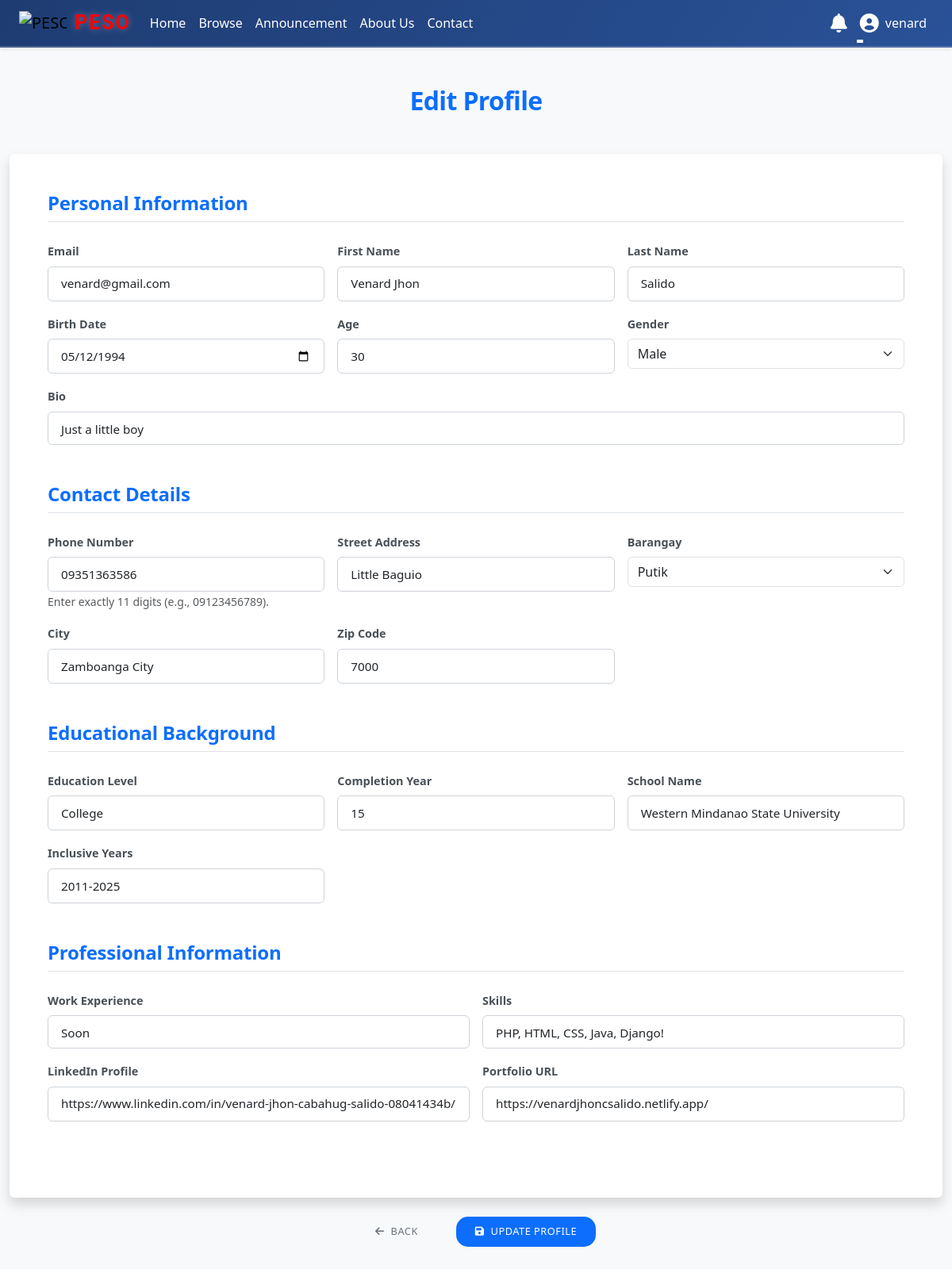
The app's page /employers/edit_profile.php (signed in), older data.
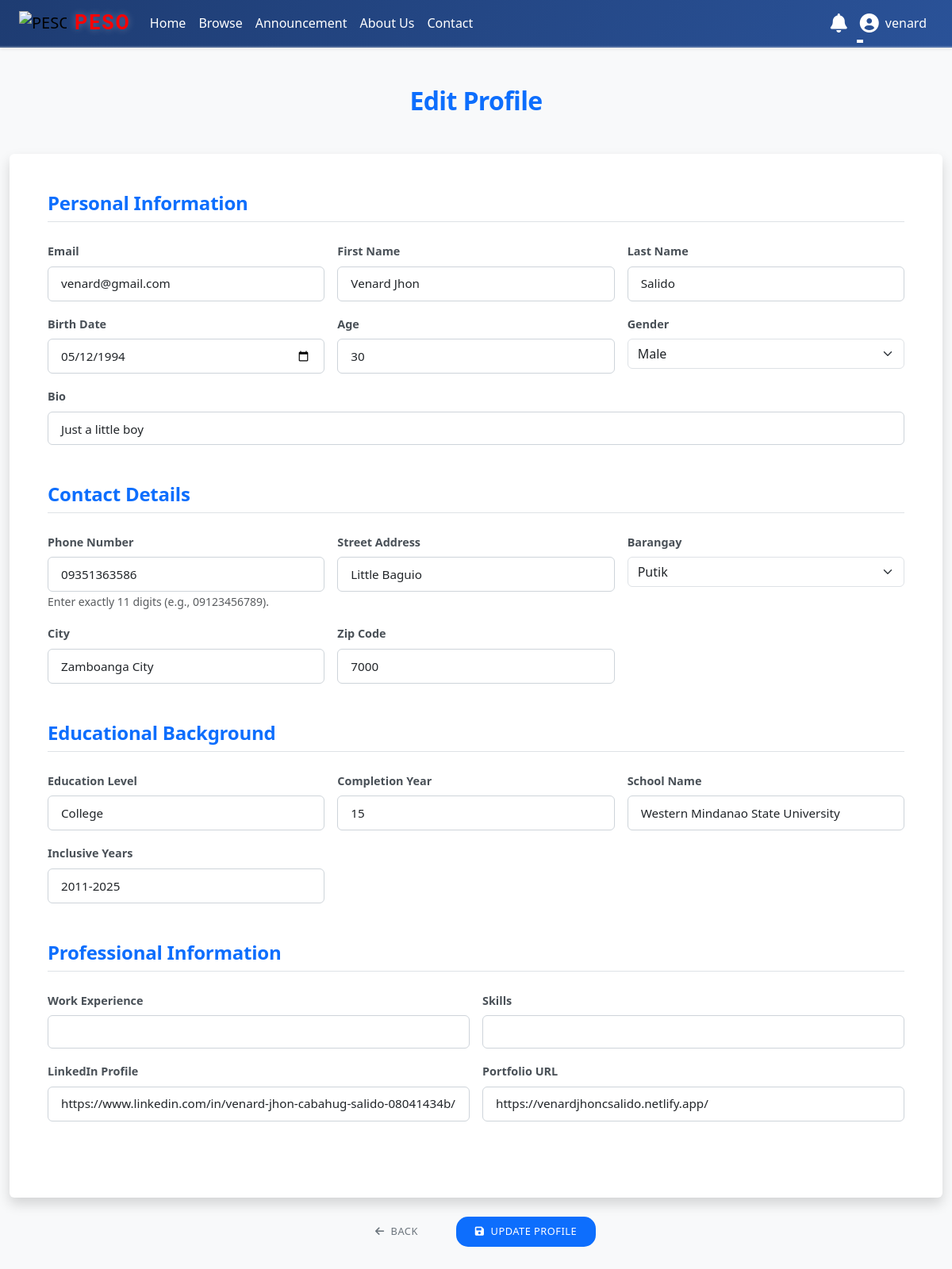
The same page, newer data.
### tables this page shows
CREATE TABLE `users` (
  `id` int(11) NOT NULL,
  `email` varchar(100) NOT NULL,
  `password` varchar(255) NOT NULL,
  `role` enum('admin','user','employer') DEFAULT 'user',
  `created_at` timestamp NOT NULL DEFAULT current_timestamp(),
  `username` varchar(50) NOT NULL,
  `first_name` varchar(50) NOT NULL,
  `middle_name` varchar(50) DEFAULT NULL,
  `last_name` varchar(50) NOT NULL,
  `ext_name` varchar(10) DEFAULT NULL,
  `gender` enum('Male','Female','Non-Binary','LGBTQ+','Other') NOT NULL,
  `birth_date` date DEFAULT NULL,
  `age` int(11) NOT NULL,
  `phone_number` varchar(20) NOT NULL,
  `place_of_birth` varchar(100) NOT NULL,
  `civil_status` enum('Single','Married','Divorced','Widowed') NOT NULL,
  `zip_code` varchar(10) NOT NULL,
  `street_address` varchar(255) NOT NULL,
  `barangay` varchar(100) NOT NULL,
  `city` varchar(100) NOT NULL,
  `education_level` varchar(50) DEFAULT NULL,
  `completion_year` int(11) DEFAULT NULL,
  `school_name` varchar(255) DEFAULT NULL,
  `inclusive_years` varchar(50) DEFAULT NULL,
  `uploaded_file` varchar(255) DEFAULT NULL,
  `caption` varchar(255) DEFAULT NULL,
  `work_experience` text DEFAULT NULL,
  `skills` text DEFAULT NULL,
  `linkedin_profile` varchar(255) DEFAULT NULL,
  `portfolio_url` varchar(255) DEFAULT NULL,
  `resume_file` varchar(255) DEFAULT NULL,
  `cover_photo` varchar(255) DEFAULT NULL
);

### employers/edit_profile.php (the view, shortened to what the changed rows need)
<?php
include '../includes/header.php';
$user_id = $_SESSION['user_id'];
$query = $conn->prepare("
    SELECT *, TIMESTAMPDIFF(YEAR, birth_date, CURDATE()) AS age
    FROM users
    WHERE id = ?
");
$query->bind_param("i", $user_id);
$query->execute();
$userResult = $query->get_result();
$user = $userResult->fetch_assoc();
?>
<link rel="stylesheet" href="/JOB/assets/edit_profile.css">
<div class="container mt-5">
    <h1 class="text-center text-primary fw-bold mb-4">Edit Profile</h1><br>
    <form id="edit-profile-form" action="edit_profile.php" method="POST" class="shadow p-5 rounded bg-white">
        <section class="mb-5">
            <div class="row g-3">
                <div class="col-md-4">
                    <label for="email" class="form-label fw-semibold">Email</label>
                    <input type="email" name="email" id="email" class="form-control" value="<?php echo htmlspecialchars($user['email']); ?>" readonly>
                </div>
                <div class="col-md-4">
                    <label for="first_name" class="form-label fw-semibold">First Name</label>
                    <input type="text" name="first_name" id="first_name" class="form-control" value="<?php echo htmlspecialchars($user['first_name']); ?>" required>
                </div>
                <div class="col-md-4">
                    <label for="last_name" class="form-label fw-semibold">Last Name</label>
                    <input type="text" name="last_name" id="last_name" class="form-control" value="<?php echo htmlspecialchars($user['last_name']); ?>" required>
                </div>
                <div class="col-md-4">
                    <label for="birth_date" class="form-label fw-semibold">Birth Date</label>
                    <input type="date" name="birth_date" id="birth_date" class="form-control" value="<?php echo $user['birth_date']; ?>" onchange="calculateAge()">
                </div>
                <div class="col-md-4">
                    <label for="gender" class="form-label fw-semibold">Gender</label>
                    <select name="gender" id="gender" class="form-select">
                        <option value="Male" <?php echo ($user['gender'] == 'Male') ? 'selected' : ''; ?>>Male</option>
                    </select>
                </div>
                <div class="col-md-12">
                    <label for="caption" class="form-label fw-semibold">Bio</label>
                    <textarea name="caption" id="caption" class="form-control auto-expand" rows="1"><?php echo htmlspecialchars($user['caption']); ?></textarea>
                </div>
            </div>
        </section>
        <section class="mb-5">
            <div class="row g-3">
                <div class="col-md-4">
                    <label for="phone_number" class="form-label fw-semibold">Phone Number</label>
                    <input type="text" name="phone_number" id="phone_number" class="form-control" value="<?php echo htmlspecialchars($user['phone_number']); ?>" oninput="validatePhoneNumber(this)" maxlength="11" required>
                    <small class="text-muted">Enter exactly 11 digits (e.g., 09123456789).</small>
                </div>
                <div class="col-md-4">
                    <label for="address" class="form-label fw-semibold">Street Address</label>
                    <input type="text" name="address" id="address" class="form-control" value="<?php echo htmlspecialchars($user['street_address']); ?>">
                </div>
                <div class="col-md-4">
                    <label for="city" class="form-label fw-semibold">City</label>
                    <input type="text" name="city" id="city" class="form-control" value="<?php echo htmlspecialchars($user['city']); ?>">
                </div>
                <div class="col-md-4">
                    <label for="zip_code" class="form-label fw-semibold">Zip Code</label>
                    <input type="text" name="zip_code" id="zip_code" class="form-control" value="<?php echo htmlspecialchars($user['zip_code']); ?>" maxlength="10" required>
                </div>
            </div>
        </section>
        <section class="mb-5">
            <div class="row g-3">
                <div class="col-md-4">
                    <label for="education_level" class="form-label fw-semibold">Education Level</label>
                    <input type="text" name="education_level" id="education_level" class="form-control" value="<?php echo htmlspecialchars($user['education_level']); ?>">
                </div>
                <div class="col-md-4">
                    <label for="completion_year" class="form-label fw-semibold">Completion Year</label>
                    <input type="text" name="completion_year" id="completion_year" class="form-control" value="<?php echo htmlspecialchars($user['completion_year']); ?>">
                </div>
                <div class="col-md-4">
                    <label for="school_name" class="form-label fw-semibold">School Name</label>
                    <input type="text" name="school_name" id="school_name" class="form-control" value="<?php echo htmlspecialchars($user['school_name']); ?>">
                </div>
                <div class="col-md-4">
                    <label for="inclusive_years" class="form-label fw-semibold">Inclusive Years</label>
                    <input type="text" name="inclusive_years" id="inclusive_years" class="form-control" value="<?php echo htmlspecialchars($user['inclusive_years']); ?>">
                </div>
            </div>
        </section>
        <section class="mb-5">
            <div class="row g-3">
                <div class="col-md-6">
                    <label for="work_experience" class="form-label fw-semibold">Work Experience</label>
                    <textarea name="work_experience" id="work_experience" class="form-control auto-expand" rows="1"><?php echo htmlspecialchars($user['work_experience']); ?></textarea>
                </div>
                <div class="col-md-6">
                    <label for="skills" class="form-label fw-semibold">Skills</label>
                    <textarea name="skills" id="skills" class="form-control auto-expand" rows="1"><?php echo htmlspecialchars($user['skills']); ?></textarea>
                </div>
                <div class="col-md-6">
                    <label for="linkedin_profile" class="form-label fw-semibold">LinkedIn Profile</label>
                    <input type="url" name="linkedin_profile" id="linkedin_profile" class="form-control" value="<?php echo htmlspecialchars($user['linkedin_profile']); ?>">
                </div>
                <div class="col-md-6">
                    <label for="portfolio_url" class="form-label fw-semibold">Portfolio URL</label>
                    <input type="url" name="portfolio_url" id="portfolio_url" class="form-control" value="<?php echo htmlspecialchars($user['portfolio_url']); ?>">
                </div>
            </div>
        </section>
    </form>
</div>

Row changes from the older to the newer data that the page shows:
changed users "venard@gmail.com": work_experience "Soon" → (not shown); skills "PHP, HTML, CSS, Java, Django!" → (not shown)
